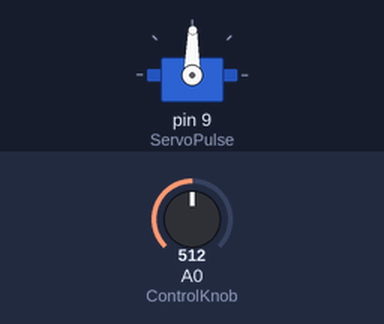
A sketch run on a simulated Arduino Uno, built with avr-gcc and run on an emulated ATmega328P. On the bench: servo. Inputs (shaded band) come from the test bench; at power-on: A0 (ControlKnob) = 512. What the sketch prints to the serial monitor is not drawn.

Above: at 1.2 s.
1.3 s: A0 (ControlKnob) set to 562
At 1.8 s:
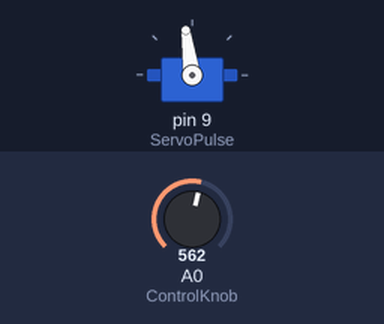
3.3 s: A0 (ControlKnob) set to 584
At 4.4 s:
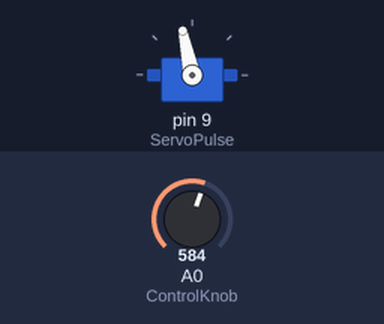
4.8 s: A0 (ControlKnob) set to 306
At 5.9 s:
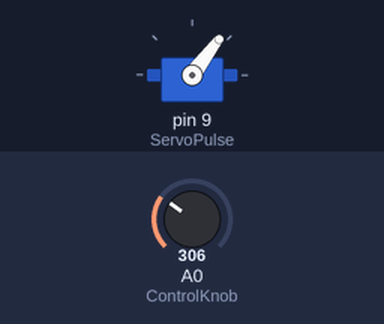
6.3 s: A0 (ControlKnob) set to 111
At 6.9 s:
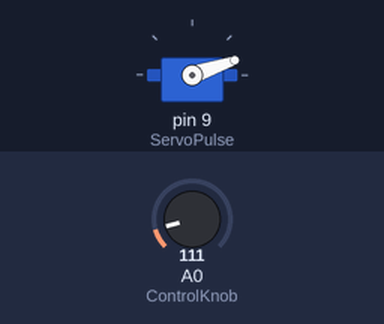
7.8 s: A0 (ControlKnob) set to 93
At 9.1 s:
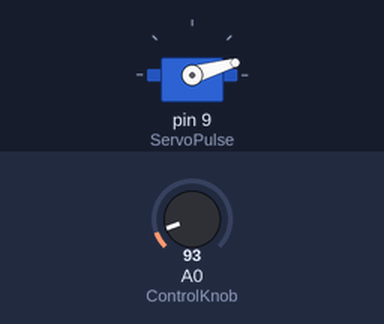
9.6 s: A0 (ControlKnob) set to 122
At 10.8 s:
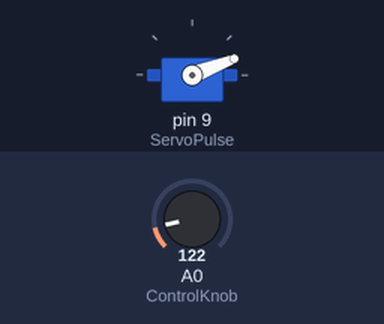
Timing chart, 0 to 12.1 s (numbered marks = the images above; inputs shaded):
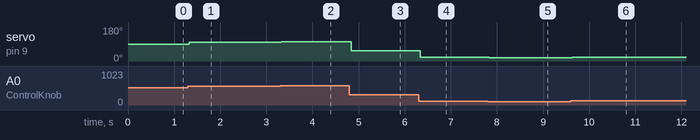

The sketch:

Potentiometer_Feedback_Experiment.ino
```cpp
#include <Servo.h>

Servo myServo;

//Define pins
int const ControlKnob = A0;
int const ServoPulse = 9;

//Define other constants
int ControlKnobValue;
int angle;

void setup()
{
myServo.attach(ServoPulse);

Serial.begin(9600);
}


void loop()
{
ControlKnobValue = analogRead(ControlKnob);
Serial.print("ControlKnobValue: ");
Serial.print(ControlKnobValue);
angle = map(ControlKnobValue, 0, 1023, 0, 179);
Serial.print(", angle: ");
Serial.print(angle);
myServo.write(angle);
delay(15);
}
```

Measured:
- after the input at 1.3 s, servo on pin 9 (ServoPulse): 89° → 98° at once
- after the input at 3.3 s, servo on pin 9 (ServoPulse): 98° → 102° at once
- after the input at 4.8 s, servo on pin 9 (ServoPulse): 102° → 53° at once
- after the input at 6.3 s, servo on pin 9 (ServoPulse): 53° → 19° at once
- after the input at 7.8 s, servo on pin 9 (ServoPulse): 19° → 16° at once
- after the input at 9.6 s, servo on pin 9 (ServoPulse): 16° → 21° at once
